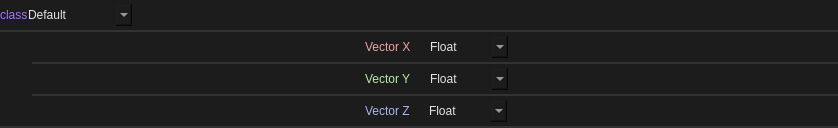
<?xml version="1.0" encoding="UTF-8"?>
<ui version="4.0">
 <class>Widget</class>
 <widget class="QWidget" name="Widget">
  <property name="windowModality">
   <enum>Qt::WindowModality::NonModal</enum>
  </property>
  <property name="geometry">
   <rect>
    <x>0</x>
    <y>0</y>
    <width>838</width>
    <height>128</height>
   </rect>
  </property>
  <property name="minimumSize">
   <size>
    <width>0</width>
    <height>0</height>
   </size>
  </property>
  <property name="maximumSize">
   <size>
    <width>16777215</width>
    <height>200</height>
   </size>
  </property>
  <property name="windowTitle">
   <string>Form</string>
  </property>
  <property name="styleSheet">
   <string notr="true">.QWidget {
    font: 580 10pt &quot;Segoe UI&quot;;
    border: 2px solid black;
    border-radius: 0px;
    border-left: 0px;
    border-right: 0px;
	border-top: 0px;
    border-color: rgba(50, 50, 50, 255);
    padding: 8px;
    padding-left: 6px;
    padding-right: 6px;
    color: #E3E3E3;
    background-color: #1C1C1C;
}

.QWidget::hover {
}
.QWidget::selected {
    background-color: #414956;
}</string>
  </property>
  <layout class="QVBoxLayout" name="verticalLayout">
   <property name="spacing">
    <number>0</number>
   </property>
   <property name="leftMargin">
    <number>0</number>
   </property>
   <property name="topMargin">
    <number>0</number>
   </property>
   <property name="rightMargin">
    <number>0</number>
   </property>
   <property name="bottomMargin">
    <number>0</number>
   </property>
   <item>
    <widget class="QFrame" name="frame_5">
     <property name="sizePolicy">
      <sizepolicy hsizetype="Preferred" vsizetype="Fixed">
       <horstretch>0</horstretch>
       <verstretch>0</verstretch>
      </sizepolicy>
     </property>
     <property name="minimumSize">
      <size>
       <width>0</width>
       <height>32</height>
      </size>
     </property>
     <property name="maximumSize">
      <size>
       <width>16777215</width>
       <height>32</height>
      </size>
     </property>
     <property name="styleSheet">
      <string notr="true">.QFrame {
    font: 580 10pt &quot;Segoe UI&quot;;
    border: 2px solid black;
    border-radius: 0px;
    border-left: 0px;
    border-right: 0px;
	border-top: 0px;
    border-color: rgba(50, 50, 50, 255);
    color: #E3E3E3;
    background-color: #1C1C1C;
}

.QFrame::hover {
}
.QFrame::selected {
    background-color: #414956;
}</string>
     </property>
     <property name="frameShape">
      <enum>QFrame::Shape::NoFrame</enum>
     </property>
     <property name="frameShadow">
      <enum>QFrame::Shadow::Raised</enum>
     </property>
     <layout class="QHBoxLayout" name="horizontalLayout">
      <property name="spacing">
       <number>0</number>
      </property>
      <property name="leftMargin">
       <number>0</number>
      </property>
      <property name="topMargin">
       <number>0</number>
      </property>
      <property name="rightMargin">
       <number>0</number>
      </property>
      <property name="bottomMargin">
       <number>0</number>
      </property>
      <item>
       <layout class="QHBoxLayout" name="layout">
        <property name="sizeConstraint">
         <enum>QLayout::SizeConstraint::SetDefaultConstraint</enum>
        </property>
        <item>
         <widget class="QLabel" name="property_class">
          <property name="styleSheet">
           <string notr="true">border:0px;
background-color: rgba(255, 255, 255, 0);
font: 8pt &quot;Segoe UI&quot;;
color: rgb(163, 117, 255)</string>
          </property>
          <property name="text">
           <string>class</string>
          </property>
         </widget>
        </item>
        <item>
         <widget class="QComboBox" name="logic_switch">
          <property name="styleSheet">
           <string notr="true">QComboBox {
    font: 580 8pt &quot;Segoe UI&quot;;
    border: 2px solid black;
    border-radius: 0px;
    border-color: rgba(80, 80, 80, 255);
    height: 18px;
    padding-top: 2px;
    padding-bottom: 2px;
	border-top:none;
border-bottom:none;
border:none;
    color: #E3E3E3;
    background-color: #1C1C1C;
}

QComboBox:hover {
    background-color: #414956;
    color: white;
}

QComboBox:pressed {
}

QComboBox:item {
    font: 580  8pt &quot;Segoe UI&quot;;
    color: #E3E3E3;
    padding-left: 5px;
    background-color: #1C1C1C;
    border-style: none;
}

QComboBox::drop-down {
    color: #E3E3E3;
    padding: 2px;
    background: url(://icons/arrow_drop_down_16dp.svg) no-repeat center;
    border-bottom: 0px solid black;
    border-top: 0px solid black;
    border-right: 0px;
    border-left: 2px solid;
    margin-left: 5px;
    padding: 5px;
    width: 7px;
    border-color: rgba(80, 80, 80, 255);
    background-color: #1C1C1C;
border:none;
}

QComboBox::drop-down:hover {
    background-color: #414956;
    color: white;
}


QComboBox QAbstractItemView {
    border: 2px solid gray;
    border-color: rgba(80, 80, 80, 255);
    selection-background-color: #414956;
    background-color: #1C1C1C;
}


QComboBox QAbstractItemView::item {
    height: 16px; /* Set the height of each item */
    padding: 4px; /* Add padding to each item */
    padding-left: 5px;
    padding-right: 5px;
    color: #ff8a8a8a;
    border-style: none;
    border-bottom: 0.5px solid black;
    border-color: rgba(255, 255, 255, 10);
}


QComboBox QAbstractItemView::item:selected {
    height: 16px; /* Set the height of each item */
    padding: 4px; /* Add padding to each item */
    padding-left: 5px;
    padding-right: 5px;
    background-color: #414956;
    color: white;
    border: none; /* Remove border */
    outline: none; /* Remove outline */
}
</string>
          </property>
          <item>
           <property name="text">
            <string>Default</string>
           </property>
          </item>
          <item>
           <property name="text">
            <string>Variable source</string>
           </property>
          </item>
          <item>
           <property name="text">
            <string>Vector3d</string>
           </property>
          </item>
         </widget>
        </item>
        <item>
         <spacer name="horizontalSpacer">
          <property name="orientation">
           <enum>Qt::Orientation::Horizontal</enum>
          </property>
          <property name="sizeHint" stdset="0">
           <size>
            <width>40</width>
            <height>20</height>
           </size>
          </property>
         </spacer>
        </item>
       </layout>
      </item>
     </layout>
    </widget>
   </item>
   <item>
    <widget class="QFrame" name="frame_4">
     <property name="frameShape">
      <enum>QFrame::Shape::NoFrame</enum>
     </property>
     <property name="frameShadow">
      <enum>QFrame::Shadow::Raised</enum>
     </property>
     <property name="lineWidth">
      <number>0</number>
     </property>
     <layout class="QVBoxLayout" name="verticalLayout_2">
      <property name="spacing">
       <number>0</number>
      </property>
      <property name="leftMargin">
       <number>32</number>
      </property>
      <property name="topMargin">
       <number>0</number>
      </property>
      <property name="rightMargin">
       <number>0</number>
      </property>
      <property name="bottomMargin">
       <number>0</number>
      </property>
      <item>
       <widget class="QFrame" name="frame">
        <property name="minimumSize">
         <size>
          <width>0</width>
          <height>32</height>
         </size>
        </property>
        <property name="maximumSize">
         <size>
          <width>16777215</width>
          <height>32</height>
         </size>
        </property>
        <property name="styleSheet">
         <string notr="true">.QFrame {
    font: 580 10pt &quot;Segoe UI&quot;;
    border: 2px solid black;
    border-radius: 0px;
    border-left: 0px;
    border-right: 0px;
	border-top: 0px;
    border-color: rgba(50, 50, 50, 255);
    color: #E3E3E3;
    background-color: #1C1C1C;
}

.QFrame::hover {
}
.QFrame::selected {
    background-color: #414956;
}</string>
        </property>
        <property name="frameShape">
         <enum>QFrame::Shape::NoFrame</enum>
        </property>
        <property name="frameShadow">
         <enum>QFrame::Shadow::Raised</enum>
        </property>
        <property name="lineWidth">
         <number>0</number>
        </property>
        <layout class="QHBoxLayout" name="horizontalLayout_2">
         <property name="spacing">
          <number>0</number>
         </property>
         <property name="leftMargin">
          <number>0</number>
         </property>
         <property name="topMargin">
          <number>0</number>
         </property>
         <property name="rightMargin">
          <number>0</number>
         </property>
         <property name="bottomMargin">
          <number>0</number>
         </property>
         <item>
          <layout class="QHBoxLayout" name="layout_x">
           <item>
            <widget class="QLabel" name="label">
             <property name="sizePolicy">
              <sizepolicy hsizetype="Fixed" vsizetype="Preferred">
               <horstretch>0</horstretch>
               <verstretch>0</verstretch>
              </sizepolicy>
             </property>
             <property name="styleSheet">
              <string notr="true">border:0px;
background-color: rgba(255, 255, 255, 0);
font: 8pt &quot;Segoe UI&quot;;
color: #ECA4A0;
padding-right: 16px;</string>
             </property>
             <property name="text">
              <string>Vector X</string>
             </property>
            </widget>
           </item>
           <item>
            <widget class="QComboBox" name="comboBox_x">
             <property name="sizePolicy">
              <sizepolicy hsizetype="Fixed" vsizetype="Fixed">
               <horstretch>0</horstretch>
               <verstretch>0</verstretch>
              </sizepolicy>
             </property>
             <property name="styleSheet">
              <string notr="true">QComboBox {
    font: 580 8pt &quot;Segoe UI&quot;;
    border: 2px solid black;
    border-radius: 0px;
    border-color: rgba(80, 80, 80, 255);
    height: 18px;
    padding-top: 2px;
    padding-bottom: 2px;
	border-top:none;
border-bottom:none;
border:none;
    color: #E3E3E3;
    background-color: #1C1C1C;
}

QComboBox:hover {
    background-color: #414956;
    color: white;
}

QComboBox:pressed {
}

QComboBox:item {
    font: 580  8pt &quot;Segoe UI&quot;;
    color: #E3E3E3;
    padding-left: 5px;
    background-color: #1C1C1C;
    border-style: none;
}

QComboBox::drop-down {
    color: #E3E3E3;
    padding: 2px;
    background: url(://icons/arrow_drop_down_16dp.svg) no-repeat center;
    border-bottom: 0px solid black;
    border-top: 0px solid black;
    border-right: 0px;
    border-left: 2px solid;
    margin-left: 5px;
    padding: 5px;
    width: 7px;
    border-color: rgba(80, 80, 80, 255);
    background-color: #1C1C1C;
border:none;
}

QComboBox::drop-down:hover {
    background-color: #414956;
    color: white;
}


QComboBox QAbstractItemView {
    border: 2px solid gray;
    border-color: rgba(80, 80, 80, 255);
    selection-background-color: #414956;
    background-color: #1C1C1C;
}


QComboBox QAbstractItemView::item {
    height: 16px; /* Set the height of each item */
    padding: 4px; /* Add padding to each item */
    padding-left: 5px;
    padding-right: 5px;
    color: #ff8a8a8a;
    border-style: none;
    border-bottom: 0.5px solid black;
    border-color: rgba(255, 255, 255, 10);
}


QComboBox QAbstractItemView::item:selected {
    height: 16px; /* Set the height of each item */
    padding: 4px; /* Add padding to each item */
    padding-left: 5px;
    padding-right: 5px;
    background-color: #414956;
    color: white;
    border: none; /* Remove border */
    outline: none; /* Remove outline */
}
</string>
             </property>
             <item>
              <property name="text">
               <string>Float</string>
              </property>
             </item>
             <item>
              <property name="text">
               <string>Variable</string>
              </property>
             </item>
             <item>
              <property name="text">
               <string>Expression</string>
              </property>
             </item>
            </widget>
           </item>
          </layout>
         </item>
        </layout>
       </widget>
      </item>
      <item>
       <widget class="QFrame" name="frame_2">
        <property name="minimumSize">
         <size>
          <width>0</width>
          <height>32</height>
         </size>
        </property>
        <property name="maximumSize">
         <size>
          <width>16777215</width>
          <height>32</height>
         </size>
        </property>
        <property name="styleSheet">
         <string notr="true">.QFrame {
    font: 580 10pt &quot;Segoe UI&quot;;
    border: 2px solid black;
    border-radius: 0px;
    border-left: 0px;
    border-right: 0px;
	border-top: 0px;
    border-color: rgba(50, 50, 50, 255);
    color: #E3E3E3;
    background-color: #1C1C1C;
}

.QFrame::hover {
}
.QFrame::selected {
    background-color: #414956;
}</string>
        </property>
        <property name="frameShape">
         <enum>QFrame::Shape::NoFrame</enum>
        </property>
        <property name="frameShadow">
         <enum>QFrame::Shadow::Raised</enum>
        </property>
        <property name="lineWidth">
         <number>0</number>
        </property>
        <layout class="QHBoxLayout" name="horizontalLayout_7">
         <property name="spacing">
          <number>0</number>
         </property>
         <property name="leftMargin">
          <number>0</number>
         </property>
         <property name="topMargin">
          <number>0</number>
         </property>
         <property name="rightMargin">
          <number>0</number>
         </property>
         <property name="bottomMargin">
          <number>0</number>
         </property>
         <item>
          <layout class="QHBoxLayout" name="layout_y">
           <item>
            <widget class="QLabel" name="label_2">
             <property name="sizePolicy">
              <sizepolicy hsizetype="Fixed" vsizetype="Preferred">
               <horstretch>0</horstretch>
               <verstretch>0</verstretch>
              </sizepolicy>
             </property>
             <property name="styleSheet">
              <string notr="true">border:0px;
background-color: rgba(255, 255, 255, 0);
font: 8pt &quot;Segoe UI&quot;;
color: #B6EFA2;
padding-right: 16px;</string>
             </property>
             <property name="text">
              <string>Vector Y</string>
             </property>
            </widget>
           </item>
           <item>
            <widget class="QComboBox" name="comboBox_y">
             <property name="sizePolicy">
              <sizepolicy hsizetype="Fixed" vsizetype="Fixed">
               <horstretch>0</horstretch>
               <verstretch>0</verstretch>
              </sizepolicy>
             </property>
             <property name="styleSheet">
              <string notr="true">QComboBox {
    font: 580 8pt &quot;Segoe UI&quot;;
    border: 2px solid black;
    border-radius: 0px;
    border-color: rgba(80, 80, 80, 255);
    height: 18px;
    padding-top: 2px;
    padding-bottom: 2px;
	border-top:none;
border-bottom:none;
border:none;
    color: #E3E3E3;
    background-color: #1C1C1C;
}

QComboBox:hover {
    background-color: #414956;
    color: white;
}

QComboBox:pressed {
}

QComboBox:item {
    font: 580  8pt &quot;Segoe UI&quot;;
    color: #E3E3E3;
    padding-left: 5px;
    background-color: #1C1C1C;
    border-style: none;
}

QComboBox::drop-down {
    color: #E3E3E3;
    padding: 2px;
    background: url(://icons/arrow_drop_down_16dp.svg) no-repeat center;
    border-bottom: 0px solid black;
    border-top: 0px solid black;
    border-right: 0px;
    border-left: 2px solid;
    margin-left: 5px;
    padding: 5px;
    width: 7px;
    border-color: rgba(80, 80, 80, 255);
    background-color: #1C1C1C;
border:none;
}

QComboBox::drop-down:hover {
    background-color: #414956;
    color: white;
}


QComboBox QAbstractItemView {
    border: 2px solid gray;
    border-color: rgba(80, 80, 80, 255);
    selection-background-color: #414956;
    background-color: #1C1C1C;
}


QComboBox QAbstractItemView::item {
    height: 16px; /* Set the height of each item */
    padding: 4px; /* Add padding to each item */
    padding-left: 5px;
    padding-right: 5px;
    color: #ff8a8a8a;
    border-style: none;
    border-bottom: 0.5px solid black;
    border-color: rgba(255, 255, 255, 10);
}


QComboBox QAbstractItemView::item:selected {
    height: 16px; /* Set the height of each item */
    padding: 4px; /* Add padding to each item */
    padding-left: 5px;
    padding-right: 5px;
    background-color: #414956;
    color: white;
    border: none; /* Remove border */
    outline: none; /* Remove outline */
}
</string>
             </property>
             <item>
              <property name="text">
               <string>Float</string>
              </property>
             </item>
             <item>
              <property name="text">
               <string>Variable</string>
              </property>
             </item>
             <item>
              <property name="text">
               <string>Expression</string>
              </property>
             </item>
            </widget>
           </item>
          </layout>
         </item>
        </layout>
       </widget>
      </item>
      <item>
       <widget class="QFrame" name="frame_3">
        <property name="minimumSize">
         <size>
          <width>0</width>
          <height>32</height>
         </size>
        </property>
        <property name="maximumSize">
         <size>
          <width>16777215</width>
          <height>32</height>
         </size>
        </property>
        <property name="styleSheet">
         <string notr="true">.QFrame {
    font: 580 10pt &quot;Segoe UI&quot;;
    border: 2px solid black;
    border-radius: 0px;
    border-left: 0px;
    border-right: 0px;
	border-top: 0px;
    border-color: rgba(50, 50, 50, 255);
    color: #E3E3E3;
    background-color: #1C1C1C;
}

.QFrame::hover {
}
.QFrame::selected {
    background-color: #414956;
}</string>
        </property>
        <property name="frameShape">
         <enum>QFrame::Shape::NoFrame</enum>
        </property>
        <property name="frameShadow">
         <enum>QFrame::Shadow::Raised</enum>
        </property>
        <property name="lineWidth">
         <number>0</number>
        </property>
        <layout class="QHBoxLayout" name="horizontalLayout_8">
         <property name="spacing">
          <number>0</number>
         </property>
         <property name="leftMargin">
          <number>0</number>
         </property>
         <property name="topMargin">
          <number>0</number>
         </property>
         <property name="rightMargin">
          <number>0</number>
         </property>
         <property name="bottomMargin">
          <number>0</number>
         </property>
         <item>
          <layout class="QHBoxLayout" name="layout_z">
           <item>
            <widget class="QLabel" name="label_3">
             <property name="sizePolicy">
              <sizepolicy hsizetype="Fixed" vsizetype="Preferred">
               <horstretch>0</horstretch>
               <verstretch>0</verstretch>
              </sizepolicy>
             </property>
             <property name="styleSheet">
              <string notr="true">border:0px;
background-color: rgba(255, 255, 255, 0);
font: 8pt &quot;Segoe UI&quot;;

color: #A4B6EF;
padding-right: 16px;</string>
             </property>
             <property name="text">
              <string>Vector Z</string>
             </property>
            </widget>
           </item>
           <item>
            <widget class="QComboBox" name="comboBox_z">
             <property name="sizePolicy">
              <sizepolicy hsizetype="Fixed" vsizetype="Fixed">
               <horstretch>0</horstretch>
               <verstretch>0</verstretch>
              </sizepolicy>
             </property>
             <property name="styleSheet">
              <string notr="true">QComboBox {
    font: 580 8pt &quot;Segoe UI&quot;;
    border: 2px solid black;
    border-radius: 0px;
    border-color: rgba(80, 80, 80, 255);
    height: 18px;
    padding-top: 2px;
    padding-bottom: 2px;
	border-top:none;
border-bottom:none;
border:none;
    color: #E3E3E3;
    background-color: #1C1C1C;
}

QComboBox:hover {
    background-color: #414956;
    color: white;
}

QComboBox:pressed {
}

QComboBox:item {
    font: 580  8pt &quot;Segoe UI&quot;;
    color: #E3E3E3;
    padding-left: 5px;
    background-color: #1C1C1C;
    border-style: none;
}

QComboBox::drop-down {
    color: #E3E3E3;
    padding: 2px;
    background: url(://icons/arrow_drop_down_16dp.svg) no-repeat center;
    border-bottom: 0px solid black;
    border-top: 0px solid black;
    border-right: 0px;
    border-left: 2px solid;
    margin-left: 5px;
    padding: 5px;
    width: 7px;
    border-color: rgba(80, 80, 80, 255);
    background-color: #1C1C1C;
border:none;
}

QComboBox::drop-down:hover {
    background-color: #414956;
    color: white;
}


QComboBox QAbstractItemView {
    border: 2px solid gray;
    border-color: rgba(80, 80, 80, 255);
    selection-background-color: #414956;
    background-color: #1C1C1C;
}


QComboBox QAbstractItemView::item {
    height: 16px; /* Set the height of each item */
    padding: 4px; /* Add padding to each item */
    padding-left: 5px;
    padding-right: 5px;
    color: #ff8a8a8a;
    border-style: none;
    border-bottom: 0.5px solid black;
    border-color: rgba(255, 255, 255, 10);
}


QComboBox QAbstractItemView::item:selected {
    height: 16px; /* Set the height of each item */
    padding: 4px; /* Add padding to each item */
    padding-left: 5px;
    padding-right: 5px;
    background-color: #414956;
    color: white;
    border: none; /* Remove border */
    outline: none; /* Remove outline */
}
</string>
             </property>
             <item>
              <property name="text">
               <string>Float</string>
              </property>
             </item>
             <item>
              <property name="text">
               <string>Variable</string>
              </property>
             </item>
             <item>
              <property name="text">
               <string>Expression</string>
              </property>
             </item>
            </widget>
           </item>
          </layout>
         </item>
        </layout>
       </widget>
      </item>
     </layout>
    </widget>
   </item>
  </layout>
 </widget>
 <resources/>
 <connections/>
</ui>
